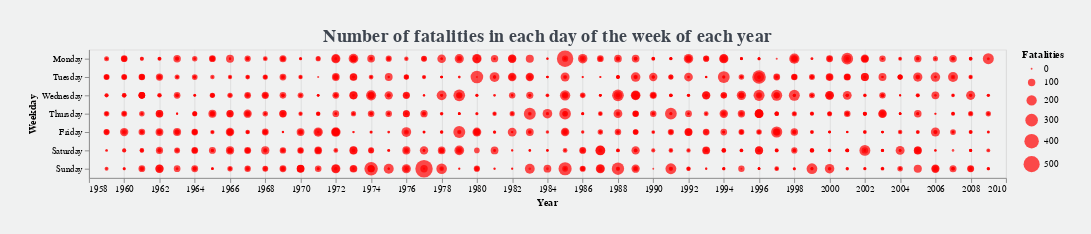

Source (notebook cell):
### Code cell
alt.Chart(vis12).mark_circle().encode(
    x = alt.X('year(Date):T', scale = alt.Scale(zero = False, domain = (1958, 2010)), title = "Year"),
    y = alt.Y('Weekday:N', title = "Weekday", type = 'ordinal', sort = ['Monday','Tuesday','Wednesday','Thursday','Friday','Saturday','Sunday']),

    color = alt.value('red'),
    size = alt.Size('Fatalities:Q'),
    tooltip = ['Aboard', 'Fatalities']
).properties(width = 1000, background = '#F0F1F1', padding = 30, title = alt.TitleParams(text = 'Number of fatalities in each day of the week of each year',
                    font = 'Inconsolata', fontSize = 20, color = '#3E454F'))

### Figure 1 — Vega-Lite specification as saved in the notebook (floating-point values rounded to 4 significant figures; data arrays with more than 128 entries replaced by an {"elided": "..."} marker saying what was removed)
{"config": {"view": {"continuousWidth": 400, "continuousHeight": 300}}, "data": {"name": "data-c8246ee5343b2b7deed598e7368d079f"}, "mark": "circle", "background": "#F0F1F1", "encoding": {"color": {"value": "red"}, "size": {"type": "quantitative", "field": "Fatalities"}, "tooltip": [{"type": "quantitative", "field": "Aboard"}, {"type": "quantitative", "field": "Fatalities"}], "x": {"type": "temporal", "field": "Date", "scale": {"domain": [1958, 2010], "zero": false}, "timeUnit": "year", "title": "Year"}, "y": {"type": "ordinal", "field": "Weekday", "sort": ["Monday", "Tuesday", "Wednesday", "Thursday", "Friday", "Saturday", "Sunday"], "title": "Weekday"}}, "padding": 30, "title": {"text": "Number of fatalities in each day of the week of each year", "color": "#3E454F", "font": "Inconsolata", "fontSize": 20}, "width": 1000, "$schema": "https://vega.github.io/schema/vega-lite/v4.0.0.json", "datasets": {"data-c8246ee5343b2b7deed598e7368d079f": {"elided": "2158 records"}}}
